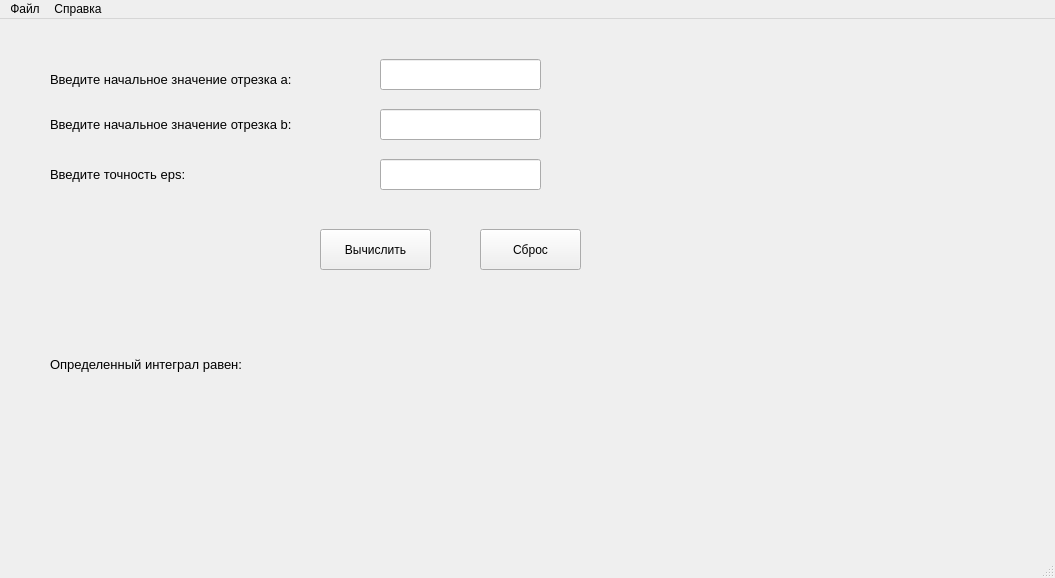
<?xml version="1.0" encoding="UTF-8"?>
<ui version="4.0">
 <class>MainWindow</class>
 <widget class="QMainWindow" name="MainWindow">
  <property name="geometry">
   <rect>
    <x>0</x>
    <y>0</y>
    <width>1055</width>
    <height>578</height>
   </rect>
  </property>
  <property name="windowTitle">
   <string>MainWindow</string>
  </property>
  <widget class="QWidget" name="centralwidget">
   <widget class="QLabel" name="label">
    <property name="geometry">
     <rect>
      <x>50</x>
      <y>40</y>
      <width>321</width>
      <height>41</height>
     </rect>
    </property>
    <property name="font">
     <font>
      <pointsize>10</pointsize>
     </font>
    </property>
    <property name="text">
     <string>Введите начальное значение отрезка а:</string>
    </property>
   </widget>
   <widget class="QLabel" name="label_2">
    <property name="geometry">
     <rect>
      <x>50</x>
      <y>90</y>
      <width>321</width>
      <height>31</height>
     </rect>
    </property>
    <property name="font">
     <font>
      <pointsize>10</pointsize>
     </font>
    </property>
    <property name="text">
     <string>Введите начальное значение отрезка b:</string>
    </property>
   </widget>
   <widget class="QLabel" name="label_3">
    <property name="geometry">
     <rect>
      <x>50</x>
      <y>140</y>
      <width>181</width>
      <height>31</height>
     </rect>
    </property>
    <property name="font">
     <font>
      <pointsize>10</pointsize>
     </font>
    </property>
    <property name="text">
     <string>Введите точность eps:</string>
    </property>
   </widget>
   <widget class="QLineEdit" name="lineEdit">
    <property name="geometry">
     <rect>
      <x>380</x>
      <y>40</y>
      <width>161</width>
      <height>31</height>
     </rect>
    </property>
   </widget>
   <widget class="QLineEdit" name="lineEdit_2">
    <property name="geometry">
     <rect>
      <x>380</x>
      <y>90</y>
      <width>161</width>
      <height>31</height>
     </rect>
    </property>
   </widget>
   <widget class="QLineEdit" name="lineEdit_3">
    <property name="geometry">
     <rect>
      <x>380</x>
      <y>140</y>
      <width>161</width>
      <height>31</height>
     </rect>
    </property>
   </widget>
   <widget class="QPushButton" name="pushButton">
    <property name="geometry">
     <rect>
      <x>320</x>
      <y>210</y>
      <width>111</width>
      <height>41</height>
     </rect>
    </property>
    <property name="text">
     <string>Вычислить</string>
    </property>
   </widget>
   <widget class="QPushButton" name="pushButton_2">
    <property name="geometry">
     <rect>
      <x>480</x>
      <y>210</y>
      <width>101</width>
      <height>41</height>
     </rect>
    </property>
    <property name="text">
     <string>Сброс</string>
    </property>
   </widget>
   <widget class="QLabel" name="label_4">
    <property name="geometry">
     <rect>
      <x>50</x>
      <y>330</y>
      <width>261</width>
      <height>31</height>
     </rect>
    </property>
    <property name="font">
     <font>
      <pointsize>10</pointsize>
     </font>
    </property>
    <property name="text">
     <string>Определенный интеграл равен:</string>
    </property>
   </widget>
   <widget class="QLabel" name="label_5">
    <property name="geometry">
     <rect>
      <x>340</x>
      <y>300</y>
      <width>231</width>
      <height>91</height>
     </rect>
    </property>
    <property name="font">
     <font>
      <pointsize>10</pointsize>
     </font>
    </property>
    <property name="text">
     <string/>
    </property>
   </widget>
   <widget class="QLabel" name="label_6">
    <property name="geometry">
     <rect>
      <x>700</x>
      <y>30</y>
      <width>341</width>
      <height>200</height>
     </rect>
    </property>
    <property name="text">
     <string/>
    </property>
    <property name="scaledContents">
     <bool>true</bool>
    </property>
   </widget>
  </widget>
  <widget class="QMenuBar" name="menubar">
   <property name="geometry">
    <rect>
     <x>0</x>
     <y>0</y>
     <width>1055</width>
     <height>26</height>
    </rect>
   </property>
   <widget class="QMenu" name="menu">
    <property name="title">
     <string>Файл</string>
    </property>
    <addaction name="action"/>
   </widget>
   <widget class="QMenu" name="menu_2">
    <property name="title">
     <string>Справка</string>
    </property>
    <addaction name="action_2"/>
   </widget>
   <addaction name="menu"/>
   <addaction name="menu_2"/>
  </widget>
  <widget class="QStatusBar" name="statusbar"/>
  <action name="action">
   <property name="text">
    <string>Выход</string>
   </property>
  </action>
  <action name="action_2">
   <property name="text">
    <string>Об авторах</string>
   </property>
  </action>
 </widget>
 <resources/>
 <connections>
  <connection>
   <sender>action</sender>
   <signal>triggered()</signal>
   <receiver>MainWindow</receiver>
   <slot>close()</slot>
   <hints>
    <hint type="sourcelabel">
     <x>-1</x>
     <y>-1</y>
    </hint>
    <hint type="destinationlabel">
     <x>527</x>
     <y>288</y>
    </hint>
   </hints>
  </connection>
 </connections>
</ui>
